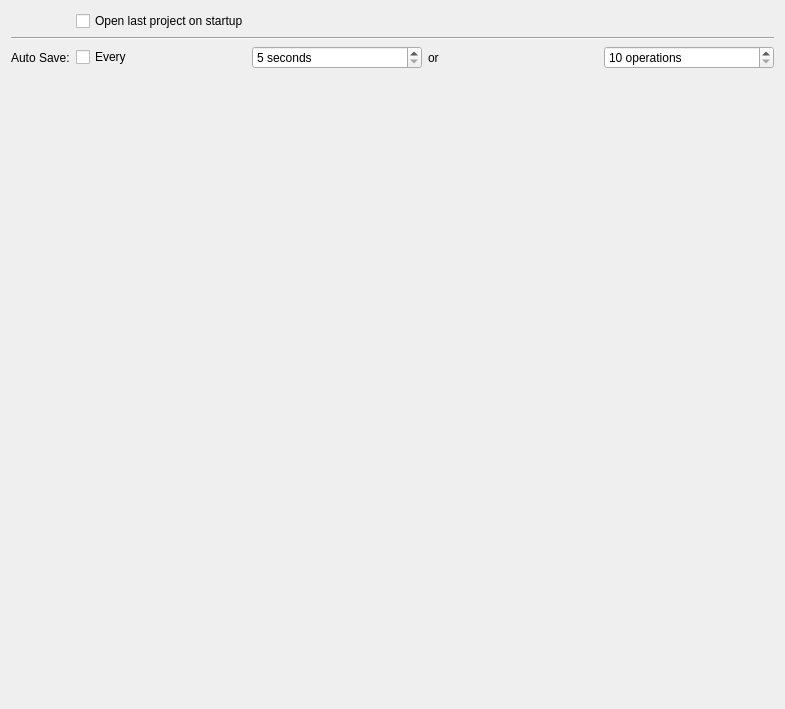
<?xml version="1.0" encoding="UTF-8"?>
<ui version="4.0">
 <author>
SPDX-FileCopyrightText: none
SPDX-License-Identifier: GPL-3.0-only OR LicenseRef-KDE-Accepted-GPL
 </author>
 <class>ConfigSaveOpen_UI</class>
 <widget class="QWidget" name="ConfigSaveOpen_UI">
  <property name="geometry">
   <rect>
    <x>0</x>
    <y>0</y>
    <width>785</width>
    <height>709</height>
   </rect>
  </property>
  <layout class="QFormLayout" name="formLayout">
   <item row="0" column="0">
    <widget class="QLabel" name="label_11">
     <property name="text">
      <string/>
     </property>
    </widget>
   </item>
   <item row="0" column="1">
    <widget class="QCheckBox" name="kcfg_openlastproject">
     <property name="text">
      <string>Open last project on startup</string>
     </property>
    </widget>
   </item>
   <item row="2" column="0" colspan="2">
    <widget class="Line" name="line">
     <property name="orientation">
      <enum>Qt::Orientation::Horizontal</enum>
     </property>
    </widget>
   </item>
   <item row="4" column="0">
    <spacer>
     <property name="orientation">
      <enum>Qt::Orientation::Vertical</enum>
     </property>
     <property name="sizeHint" stdset="0">
      <size>
       <width>20</width>
       <height>40</height>
      </size>
     </property>
    </spacer>
   </item>
   <item row="3" column="0">
    <widget class="QLabel" name="label_14">
     <property name="text">
      <string>Auto Save:</string>
     </property>
    </widget>
   </item>
   <item row="3" column="1">
    <layout class="QHBoxLayout" name="horizontalLayout_3">
     <item>
      <widget class="QCheckBox" name="kcfg_crashrecovery">
       <property name="text">
        <string>Every</string>
       </property>
      </widget>
     </item>
     <item>
      <widget class="QSpinBox" name="kcfg_autosave_time">
       <property name="suffix">
        <string> seconds</string>
       </property>
       <property name="minimum">
        <number>5</number>
       </property>
       <property name="maximum">
        <number>600</number>
       </property>
      </widget>
     </item>
     <item>
      <widget class="QLabel" name="label_13">
       <property name="text">
        <string>or</string>
       </property>
      </widget>
     </item>
     <item>
      <widget class="QSpinBox" name="kcfg_autosave_ops">
       <property name="suffix">
        <string> operations</string>
       </property>
       <property name="minimum">
        <number>10</number>
       </property>
       <property name="maximum">
        <number>200</number>
       </property>
      </widget>
     </item>
    </layout>
   </item>
  </layout>
 </widget>
 <tabstops>
  <tabstop>kcfg_openlastproject</tabstop>
  <tabstop>kcfg_crashrecovery</tabstop>
  <tabstop>kcfg_autosave_time</tabstop>
  <tabstop>kcfg_autosave_ops</tabstop>
 </tabstops>
 <resources/>
 <connections/>
</ui>
